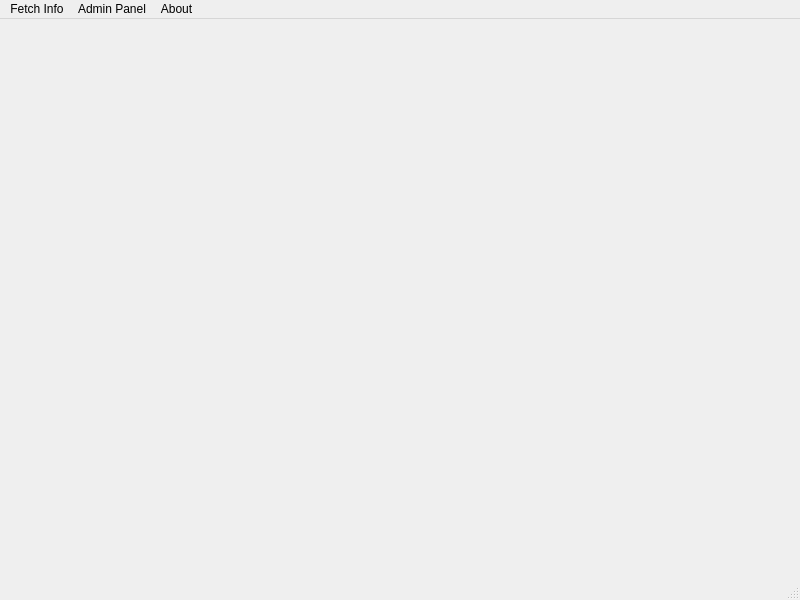
<?xml version="1.0" encoding="UTF-8"?>
<ui version="4.0">
 <class>MainWindow</class>
 <widget class="QMainWindow" name="MainWindow">
  <property name="geometry">
   <rect>
    <x>0</x>
    <y>0</y>
    <width>800</width>
    <height>600</height>
   </rect>
  </property>
  <property name="windowTitle">
   <string>MainWindow</string>
  </property>
  <widget class="QWidget" name="centralwidget"/>
  <widget class="QMenuBar" name="menubar">
   <property name="geometry">
    <rect>
     <x>0</x>
     <y>0</y>
     <width>800</width>
     <height>23</height>
    </rect>
   </property>
   <widget class="QMenu" name="menuFetch_Info">
    <property name="title">
     <string>Fetch Info</string>
    </property>
    <addaction name="actionRun"/>
    <addaction name="separator"/>
    <addaction name="actionSettings"/>
   </widget>
   <widget class="QMenu" name="menuAdmin_Panel">
    <property name="title">
     <string>Admin Panel</string>
    </property>
    <addaction name="actionSignup"/>
   </widget>
   <widget class="QMenu" name="menuAbout">
    <property name="title">
     <string>About</string>
    </property>
    <addaction name="actionAbout_US"/>
   </widget>
   <addaction name="menuFetch_Info"/>
   <addaction name="menuAdmin_Panel"/>
   <addaction name="menuAbout"/>
  </widget>
  <widget class="QStatusBar" name="statusbar"/>
  <action name="actionRun">
   <property name="text">
    <string>Run</string>
   </property>
  </action>
  <action name="actionSettings">
   <property name="text">
    <string>Settings</string>
   </property>
  </action>
  <action name="actionSignup">
   <property name="text">
    <string>Sign up...</string>
   </property>
  </action>
  <action name="actionAbout_US">
   <property name="text">
    <string>About US</string>
   </property>
  </action>
 </widget>
 <resources/>
 <connections/>
</ui>
